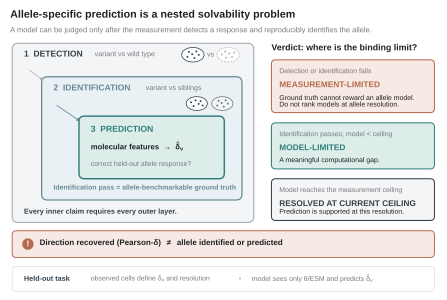

Recreate this plot in Python.
"""Fig. 1a — problem-first map of nested allele-prediction requirements.

Core claim: allele-specific prediction is interpretable only when the measured
response is first detectable and the causal allele is reproducibly identifiable.
Failure before identification is measurement-limited; failure after an
identifiable ground truth is model-limited.

This is a conceptual panel: no experimental values or simulated quantitative
observations are drawn. Small cell clouds are deterministic schematic glyphs.

Static QA contract: font resolved by nm_style (Arial, or an Arial/Helvetica-metric
stand-in); svg.fonttype: "none"; pdf.fonttype: 42; outputs .svg, .pdf, .png and
.tiff at dpi=600.

Width: 113.5 mm, not the 122.5 mm this panel was first drawn at. The composite
is 183 mm and row 1 is this panel beside fig1b_coverage (66.0 mm) with a 3.5 mm
gutter, so 122.5 mm overran the page by 5.5 mm before any gutter. Both panels
bottom out at 5.0 pt type, so neither can be scaled down at placement time
without dropping below the 5 pt floor; the 9 mm therefore comes out of this
panel's layout instead. The verdict column keeps its 41.5 mm because its 5.0 pt
body text already nearly fills the card, so the whole reduction is taken from
the nested-requirement block on the left.
"""
from __future__ import annotations

import sys
from pathlib import Path

import matplotlib

matplotlib.use("Agg")
import matplotlib.pyplot as plt
from matplotlib.patches import Circle, Ellipse, FancyArrowPatch, FancyBboxPatch

sys.path.insert(0, str(Path(__file__).resolve().parent.parent))
import nm_style as S  # noqa: E402

HERE = Path(__file__).resolve().parent
MM = 1.0 / 25.4
W_MM, H_MM = 113.5, 76.0

INK = "#202124"
DARK_SLATE = "#34414B"
SLATE = "#687782"
GREY = "#777A7E"
MID_GREY = "#AAB1B6"
LIGHT_GREY = "#DCE1E4"
PALE_GREY = "#F4F5F6"

ID_EDGE = "#688896"
ID_FACE = "#EAF1F4"
PRED_EDGE = "#2F7F78"
PRED_FACE = "#DDEDEA"
AMBER = "#D59A2B"
AMBER_FACE = "#FAF0DC"
WARM = "#B56A50"
WARM_FACE = "#F7E9E3"


def apply_style() -> None:
    """House style, then the few panel-local overrides this schematic needs.

    The font stack deliberately comes from nm_style rather than being restated
    here. A local stack that lists Arial first and DejaVu Sans last renders in
    DejaVu Sans, silently and without error, on any machine without Arial
    installed, which is neither Arial- nor Helvetica-metric and mixes a second
    typeface into the figure. nm_style.resolve_sans() raises instead.
    """
    S.apply_rcparams()
    plt.rcParams.update(
        {
            "font.size": 6.0,
            "axes.linewidth": 0.55,
            "text.color": INK,
            # This panel writes its own exact canvas; a tight bbox would trim the
            # declared width and change the type size at placement.
            "savefig.bbox": None,
            "savefig.pad_inches": 0.0,
        }
    )


def rounded_box(
    ax,
    x: float,
    y: float,
    width: float,
    height: float,
    *,
    face="white",
    edge=LIGHT_GREY,
    lw=0.65,
    radius=1.2,
    zorder=1,
):
    patch = FancyBboxPatch(
        (x, y),
        width,
        height,
        boxstyle=f"round,pad=0,rounding_size={radius}",
        facecolor=face,
        edgecolor=edge,
        linewidth=lw,
        zorder=zorder,
    )
    ax.add_patch(patch)
    return patch


def arrow(ax, start, end, *, color=GREY, lw=0.65, mutation=5.2, zorder=6):
    patch = FancyArrowPatch(
        start,
        end,
        arrowstyle="-|>",
        mutation_scale=mutation,
        linewidth=lw,
        color=color,
        shrinkA=0,
        shrinkB=0,
        zorder=zorder,
    )
    ax.add_patch(patch)
    return patch


def cell_cloud(ax, cx, cy, width, height, *, mode="variant", seed=0, n=7):
    """Small deterministic cell-distribution glyph; not an observation."""
    if mode == "wt":
        face, edge, dash, point = "white", MID_GREY, (0, (1.8, 1.3)), MID_GREY
    elif mode == "sibling":
        face, edge, dash, point = PALE_GREY, SLATE, "solid", SLATE
    else:
        face, edge, dash, point = "white", DARK_SLATE, "solid", DARK_SLATE
    ax.add_patch(
        Ellipse(
            (cx, cy),
            width,
            height,
            facecolor=face,
            edgecolor=edge,
            linewidth=0.55,
            linestyle=dash,
            zorder=4,
        )
    )
    templates = [
        [(-0.54, 0.18), (-0.30, -0.36), (-0.12, 0.47), (0.18, -0.05), (0.36, 0.34), (0.55, -0.28), (0.02, -0.51)],
        [(-0.48, -0.29), (-0.35, 0.39), (-0.06, 0.08), (0.14, -0.45), (0.31, 0.46), (0.53, -0.02), (0.02, 0.53)],
        [(-0.57, 0.02), (-0.27, 0.43), (-0.19, -0.42), (0.09, 0.17), (0.34, -0.31), (0.52, 0.31), (0.01, -0.03)],
    ]
    points = templates[seed % len(templates)][:n]
    ax.scatter(
        [cx + x_value * width / 2 for x_value, _ in points],
        [cy + y_value * height / 2 for _, y_value in points],
        s=2.0,
        facecolor=point,
        edgecolor="none",
        zorder=5,
    )


def condition_card(ax, x, y, width, height, *, condition, verdict, body, edge, face):
    rounded_box(ax, x, y, width, height, face=face, edge=edge, lw=0.75, radius=1.1, zorder=2)
    ax.text(x + 2.0, y + height - 2.1, condition, fontsize=5.0, color=GREY, ha="left", va="top")
    ax.text(x + 2.0, y + height - 5.4, verdict, fontsize=6.0, color=edge, fontweight="bold", ha="left", va="top")
    ax.text(x + 2.0, y + 1.35, body, fontsize=5.0, color=INK, ha="left", va="bottom", linespacing=1.0)


def main() -> None:
    apply_style()
    fig = plt.figure(figsize=(W_MM * MM, H_MM * MM))
    ax = fig.add_axes([0, 0, 1, 1])
    ax.set_xlim(0, W_MM)
    ax.set_ylim(0, H_MM)
    ax.axis("off")

    # Problem-first headline: the scientific claim precedes all implementation detail.
    ax.text(
        2.5,
        73.5,
        "Allele-specific prediction is a nested solvability problem",
        fontsize=7.7,
        fontweight="bold",
        ha="left",
        va="top",
    )
    ax.text(
        2.5,
        69.2,
        "A model can be judged only after the measurement detects a response and reproducibly identifies the allele.",
        fontsize=5.45,
        color=GREY,
        ha="left",
        va="top",
    )

    # Nested requirements. The geometry, not an arrow-chain, carries the logic.
    # Outer box right edge 64.5, identification 61.5, prediction 57.0. The
    # right-hand insets are 3.0 and 4.5 mm rather than the 7.0 and 7.5 they
    # were at 122.5 mm: the identification box is sized by its own caption,
    # "Identification pass = allele-benchmarkable ground truth", which measures
    # 45.97 mm at 5 pt and cannot be set smaller. The nesting still reads.
    rounded_box(ax, 3.0, 19.5, 61.5, 45.5, face=PALE_GREY, edge=MID_GREY, lw=0.85, radius=1.6)
    ax.text(6.0, 62.2, "1  DETECTION", fontsize=6.15, fontweight="bold", color=DARK_SLATE, ha="left", va="center")
    ax.text(24.0, 62.2, "variant vs wild type", fontsize=5.15, color=GREY, ha="left", va="center")
    cell_cloud(ax, 49.0, 62.1, 5.7, 3.7, mode="variant", seed=1, n=6)
    ax.text(53.5, 62.1, "vs", fontsize=5.0, color=GREY, ha="center", va="center")
    cell_cloud(ax, 58.0, 62.1, 5.7, 3.7, mode="wt", seed=2, n=6)

    rounded_box(ax, 10.5, 25.2, 51.0, 31.3, face=ID_FACE, edge=ID_EDGE, lw=0.9, radius=1.5, zorder=2)
    ax.text(13.5, 53.6, "2  IDENTIFICATION", fontsize=6.15, fontweight="bold", color=ID_EDGE, ha="left", va="center")
    ax.text(37.0, 53.6, "variant vs siblings", fontsize=5.1, color=GREY, ha="left", va="center")
    cell_cloud(ax, 50.0, 49.7, 5.4, 3.5, mode="variant", seed=3, n=6)
    cell_cloud(ax, 56.5, 49.7, 5.4, 3.5, mode="sibling", seed=4, n=6)

    rounded_box(ax, 20.0, 30.6, 37.0, 15.9, face=PRED_FACE, edge=PRED_EDGE, lw=1.05, radius=1.4, zorder=3)
    ax.text(23.0, 43.1, "3  PREDICTION", fontsize=6.2, fontweight="bold", color=PRED_EDGE, ha="left", va="center")
    ax.text(23.0, 38.8, r"molecular features  →  $\hat{\delta}_v$", fontsize=5.55, fontweight="bold", color=INK, ha="left", va="center")
    ax.text(23.0, 34.3, "correct held-out allele response?", fontsize=5.0, color=GREY, ha="left", va="center")

    # Explicit containment statement and benchmark meaning.
    ax.text(13.5, 28.3, "Identification pass = allele-benchmarkable ground truth", fontsize=5.0, color=ID_EDGE, fontweight="bold", ha="left", va="center")
    ax.text(6.0, 22.2, "Every inner claim requires every outer layer.", fontsize=5.25, color=DARK_SLATE, fontweight="bold", ha="left", va="center")

    # Short inward arrows reinforce, but do not replace, the nested geometry.
    arrow(ax, (7.3, 58.2), (11.0, 55.6), color=MID_GREY, lw=0.55, mutation=4.5)
    arrow(ax, (14.4, 49.2), (20.3, 45.2), color=ID_EDGE, lw=0.6, mutation=4.5)

    # Reviewer-safe verdict map: failure is localized to measurement or model.
    ax.text(69.0, 63.8, "Verdict: where is the binding limit?", fontsize=6.35, fontweight="bold", color=INK, ha="left", va="center")
    condition_card(
        ax,
        69.0,
        47.4,
        41.5,
        13.4,
        condition="Detection or identification fails",
        verdict="MEASUREMENT-LIMITED",
        body="Ground truth cannot reward an allele model.\nDo not rank models at allele resolution.",
        edge=WARM,
        face=WARM_FACE,
    )
    condition_card(
        ax,
        69.0,
        33.1,
        41.5,
        11.7,
        condition="Identification passes; model < ceiling",
        verdict="MODEL-LIMITED",
        body="A meaningful computational gap.",
        edge=PRED_EDGE,
        face=PRED_FACE,
    )
    condition_card(
        ax,
        69.0,
        20.0,
        41.5,
        10.6,
        condition="Model reaches the measurement ceiling",
        verdict="RESOLVED AT CURRENT CEILING",
        body="Prediction is supported at this resolution.",
        edge=DARK_SLATE,
        face=PALE_GREY,
    )

    # A visible contradiction to the conventional shortcut is the panel's key new insight.
    # Terracotta is reserved for conceptual cautions. Amber remains exclusive
    # to externally annotated protein hotspots elsewhere in Fig. 1.
    rounded_box(ax, 3.0, 10.6, 107.5, 6.8, face=WARM_FACE, edge=WARM, lw=0.7, radius=1.1)
    ax.add_patch(Circle((7.0, 14.0), 1.45, facecolor=WARM, edgecolor="none", zorder=4))
    ax.text(7.0, 14.0, "!", fontsize=6.0, fontweight="bold", color="white", ha="center", va="center", zorder=5)
    ax.text(10.0, 14.0, r"Direction recovered (Pearson-$\delta$)  $\ne$  allele identified or predicted", fontsize=5.75, fontweight="bold", color=INK, ha="left", va="center")

    # Task constraints remain visible but subordinate to the scientific problem.
    rounded_box(ax, 3.0, 2.0, 107.5, 6.3, face="white", edge=LIGHT_GREY, lw=0.6, radius=1.0)
    ax.text(6.0, 5.15, "Held-out task", fontsize=5.2, fontweight="bold", color=DARK_SLATE, ha="left", va="center")
    ax.text(23.0, 5.15, r"observed cells define $\delta_v$ and resolution", fontsize=5.0, color=GREY, ha="left", va="center")
    ax.text(61.0, 5.15, "•", fontsize=5.0, color=MID_GREY, ha="center", va="center")
    ax.text(64.0, 5.15, r"model sees only $\theta$/ESM and predicts $\hat{\delta}_v$", fontsize=5.0, color=GREY, ha="left", va="center")

    S.save(fig, HERE / "fig1a_nested_solvability", exact=True,
           formats=("pdf", "png", "svg", "tiff"))


if __name__ == "__main__":
    main()
